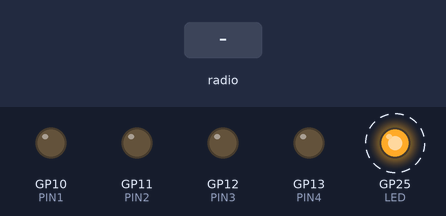
Recording of a program running on a simulated Raspberry Pi Pico running MicroPython. On the bench: output pins drawn as LEDs (lit = HIGH). Dashed ring = blinking. The inputs (shaded band) are chosen by the test bench. Pins used as bus, display or sensor lines are not drawn; what the program prints to the serial console is not drawn.

Above: at 1.2 s.
1.3 s: radio message "send" arrives
3.5 s: radio message "1" arrives
Timing chart, 0 to 11.5 s (numbered marks = the images above; inputs shaded):
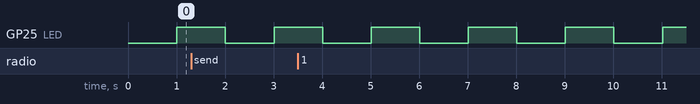

Measured:
- by itself, GP25 (LED): alternates HIGH for 1.0 s and LOW for 1.0 s

The program:

main.py
```python
import sys
from micropython import const
from nrf24l01 import NRF24L01


#from nrf24l01 import NRF24L01
from machine import SPI, Pin
from time import sleep
import struct
import utime


payload_size = 20
# role = "send"
role = "receive"


def main():

    READING_PIPE = b"node2"#"\xd2\xf0\xf0\xf0\xf0"
    WRITING_PIPE = b"node1"#"\xe1\xf0\xf0\xf0\xf0"

    LED = Pin("LED", Pin.OUT)            # Onboard LED
    PIN1 = Pin(10, Pin.OUT)
    PIN2 = Pin(11, Pin.OUT)
    PIN3 = Pin(12, Pin.OUT)
    PIN4 = Pin(13, Pin.OUT)

    SPI_channel = SPI(0,sck=Pin(2), mosi=Pin(3), miso=Pin(4))
    CSN = Pin(5, mode=Pin.OUT, value=1) # Chip Select Not
    CE = Pin(6, mode=Pin.OUT, value=0)  # Chip Enable


    NRF = NRF24L01(SPI_channel, CSN, CE, payload_size=payload_size)
    NRF.set_channel(0x4c)
    NRF.open_rx_pipe(1,READING_PIPE)
    NRF.open_tx_pipe(WRITING_PIPE)

    NRF.start_listening()

    t1 = utime.ticks_us()

    print("address: ", " | ", WRITING_PIPE)


    while True:

        if utime.ticks_diff(utime.ticks_us(), t1) >= 1000000:
            t1 = utime.ticks_us()
            LED.toggle()

        if role == "send":
            data = struct.pack("<I", int(input("Enter a number: ")))
            NRF.send(data)

        else:
            if NRF.any():
                package = NRF.recv()
                msg = struct.unpack("s",package)[0].decode()
                print(msg)


main()
```
